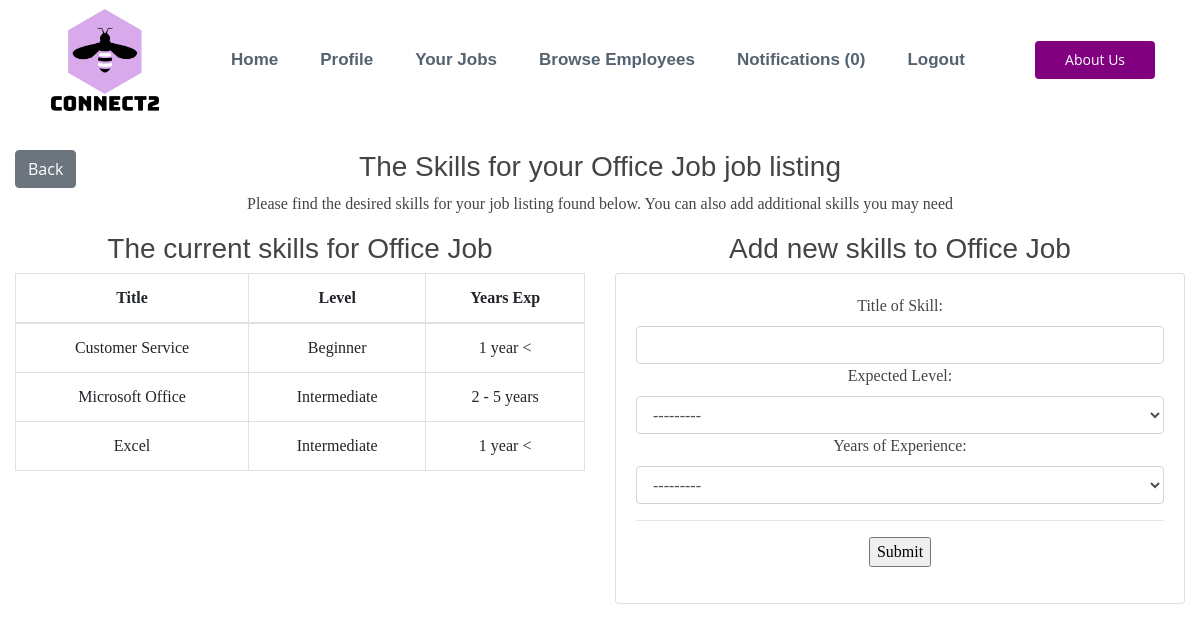
The app's page /202/createjobskill/ (signed in) with its own data.
### account/models.py (models this page shows, shortened)
class Job(models.Model):
    STATUS = (
        ('Open', 'Open'),
        ('Closed', 'Closed'),
        ('Interview', 'Interview'),
    )
    CONTRACT = (
        ('Full Time', 'Full Time'),
        ('Part Time', 'Part Time'),
    )
    WORK = (
        ('Office', 'Office'),
        ('Remote', 'Remote'),
    )
    LENGTH = (
        ('Permanent', 'Permanent'),
        ('Temporary', 'Temporary'),
    )
    employer = models.ForeignKey(
        Employer, null=True, on_delete=models.CASCADE)
    date_created = models.DateTimeField(auto_now_add=True, null=True)
    status = models.CharField(max_length=200, null=True, choices=STATUS)
    title = models.CharField(max_length=200)
    description_role = models.TextField(max_length=2000, null=True, blank=True)
    description_personality = models.TextField(
        max_length=200000, null=True, blank=True)
    contract = models.CharField(max_length=200, null=True, choices=CONTRACT)
    office_type = models.CharField(max_length=200, null=True, choices=WORK)
    length = models.CharField(max_length=200, null=True, choices=LENGTH)
    ideal_person = models.CharField(max_length=200, null=True)
    location = models.CharField(max_length=200, null=True)
    num_hires = models.IntegerField(null=True)
    city = models.CharField(max_length=200, null=True)
    enviornment = models.TextField(
        max_length=2000, null=True, blank=True)
    created = models.DateTimeField(auto_now_add=True)
    job_round = models.IntegerField(null=True, default=1)
    no_applicants = models.IntegerField(default=0, null=True)

class JobSkill(models.Model):
    skill_level = (
        ('Beginner', 'Beginner'),
        ('Intermediate', 'Intermediate'),
        ('Advanced', 'Advanced'),
    )
    years_of = (
        ('1 year <', '1 year <'),
        ('1 - 2 years', '1 - 2 years'),
        ('2 - 5 years', '2 - 5 years'),
        ('5 - 10 years', '5 - 10 years'),
        ('10+ years', '10+ years'),
    )
    job = models.ForeignKey(
        Job, on_delete=models.CASCADE, null=True)
    title = models.CharField(max_length=200, blank=True)
    level = models.CharField(max_length=200, blank=False, choices=skill_level)
    years_of = models.CharField(max_length=200, blank=True, choices=years_of)
    description = models.TextField(max_length=400, blank=True)

### employer/views.py (the view, shortened to what this page needs)
# urls.py: path('<int:pk>/createjobskill/', createJobSkill, name='createJobSkill'),
def createJobSkill(request, pk):
    form = JobSkillForm()
    employer = Employer.objects.get(user=request.user)
    job = Job.objects.get(pk=pk)
    skill = JobSkill.objects.filter(job=job)
    skills = job.jobskill_set.all()
    context = {'employer': employer, 'job': job,
               'skill': skill, 'skills': skills, 'form': form}
    context = {'employer': employer, 'job': job,
               'skill': skill, 'skills': skills, 'form': form}
    return render(request, 'employer/job_skill.html', context)

### employer/forms.py
class JobSkillForm(ModelForm):
    class Meta:
        model = JobSkill
        fields = ('title',  'level',
                  'years_of',)
        labels = {
            "title": "Title of Skill",
            "level": "Expected Level",
            "years_of": "Years of Experience",
        }
        widgets = {
            'title': forms.TextInput(attrs={'class': 'form-control'}),
            'level': forms.Select(attrs={'class': 'form-control'}),
            'years_of': forms.Select(attrs={'class': 'form-control'}),
        }

### notifications/context_processors.py (called while the page is built)
def notifications(request):
    if request.user.is_authenticated:
        return {'notifications': request.user.notifications.filter(is_read=False)}
    else:
        return {'notifications': []}

### employer/templates/employer/job_skill.html (shortened to what this page needs)
{% extends 'employer/core.html' %}
{% load static %}
{% block content %}
<div class="container-fluid">
    <div class="row">
        <div class="col-md-12">
            <div class="row">
                <div class="col-md-1">
                    <a class="btn  btn-secondary" href="{% url 'jobviewer' pk=job.pk %}">Back</a>
                </div>
                <div class="col-md-10">
                    <h3 class="text-center">
                        The Skills for your {{job.title}} job listing
                    </h3>
                    <p class="text-center">
                        Please find the desired skills for your job listing found below. You can also add additional
                        skills you may need
                    </p>
                </div>
            </div>
            <div class="row">
                <div class="col-md-6" id="centerit">
                    <h3>
                        The current skills for {{job.title}}
                    </h3>
                    <table class="table table-bordered">
                        <thead>
                            <tr>
                                <th>
                                    Title
                                </th>
                                <th>
                                    Level
                                </th>
                                <th>
                                    Years Exp
                                </th>
                            </tr>
                        </thead>
                        <tbody>
                            {% for skill in skills %}
                            <tr>
                                <td>
                                    {{skill.title}}
                                </td>
                                <td>
                                    {{skill.level}}
                                </td>
                                <td>
                                    {{skill.years_of}}
                                </td>
                                {% endfor %}
                            </tr>
                        </tbody>
                    </table>
                </div>
                <div class="col-md-6" id="centerit">
                    <h3>
                        Add new skills to {{job.title}}
                    </h3>
                    <div class="card card-body">
                        <div class="form-group">
                            <form action="" method="POST">
                                {{form}}
                                <hr>
                                <input type="submit" name="Submit">
                            </form>
                        </div>
                    </div>
                </div>
            </div>
        </div>
    </div>
</div>
{% endblock %}

### static/core.css (style rules this page uses)
.form-group { text-align: center; }
table { counter-reset: tableCount; font-family: Georgia; }
p { font-family: Georgia; }
.card { font-family: Georgia; }
body { font-family: "Open Sans", sans-serif; color: #444444; }
a { color: #d9232d; }
h1, h2, h3, h4, h5, h6 { font-family: "Raleway", sans-serif; }
#centerit { text-align: center; }

### records on screen
Job: title "Office Job"
JobSkill: title "Customer Service", level "Beginner", years_of "1 year <"
JobSkill: title "Microsoft Office", level "Intermediate", years_of "2 - 5 years"
JobSkill: title "Excel", level "Intermediate", years_of "1 year <"

### other values on screen
{{ notifications.count }} "0"
